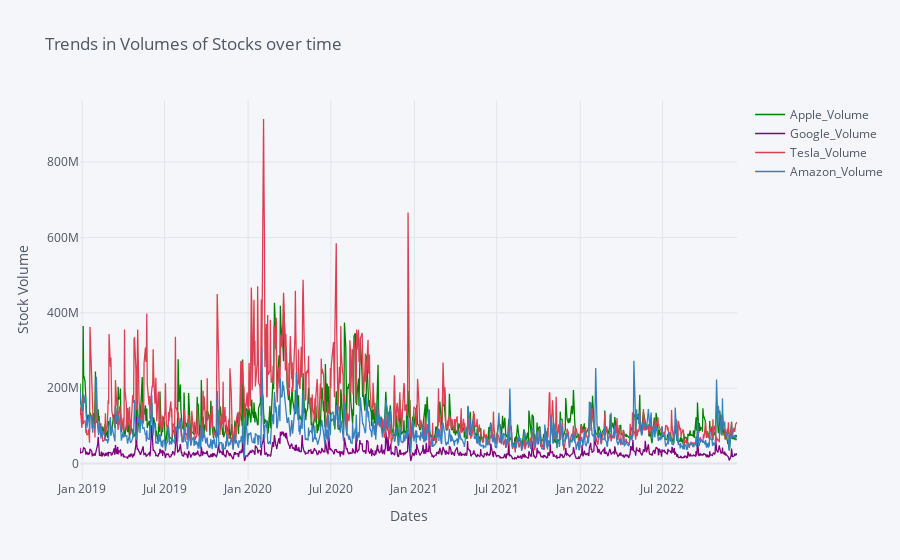

The notebook cell this image was saved under:
### Code cell
final[['Apple_Volume', 'Google_Volume','Tesla_Volume','Amazon_Volume']].iplot(title='Trends in Volumes of Stocks over time', xTitle='Dates',yTitle='Stock Volume',colors=['green','purple','red','blue'])

### Figure 1 — Plotly figure (JSON) as saved in the notebook; plotly's stock layout.template omitted (floating-point values rounded to 4 significant figures; data arrays with more than 128 entries replaced by an {"elided": "..."} marker saying what was removed)
{"data": [{"line": {"color": "rgba(0, 128, 0, 1.0)", "dash": "solid", "shape": "linear", "width": 1.3}, "mode": "lines", "name": "Apple_Volume", "text": "", "type": "scatter", "x": {"elided": "998 str values"}, "y": {"elided": "998 int values"}}, {"line": {"color": "rgba(128, 0, 128, 1.0)", "dash": "solid", "shape": "linear", "width": 1.3}, "mode": "lines", "name": "Google_Volume", "text": "", "type": "scatter", "x": {"elided": "998 str values"}, "y": {"elided": "998 int values"}}, {"line": {"color": "rgba(219, 64, 82, 1.0)", "dash": "solid", "shape": "linear", "width": 1.3}, "mode": "lines", "name": "Tesla_Volume", "text": "", "type": "scatter", "x": {"elided": "998 str values"}, "y": {"elided": "998 int values"}}, {"line": {"color": "rgba(55, 128, 191, 1.0)", "dash": "solid", "shape": "linear", "width": 1.3}, "mode": "lines", "name": "Amazon_Volume", "text": "", "type": "scatter", "x": {"elided": "998 str values"}, "y": {"elided": "998 int values"}}], "layout": {"legend": {"bgcolor": "#F5F6F9", "font": {"color": "#4D5663"}}, "paper_bgcolor": "#F5F6F9", "plot_bgcolor": "#F5F6F9", "title": {"font": {"color": "#4D5663"}, "text": "Trends in Volumes of Stocks over time"}, "xaxis": {"gridcolor": "#E1E5ED", "showgrid": true, "tickfont": {"color": "#4D5663"}, "title": {"font": {"color": "#4D5663"}, "text": "Dates"}, "zerolinecolor": "#E1E5ED"}, "yaxis": {"gridcolor": "#E1E5ED", "showgrid": true, "tickfont": {"color": "#4D5663"}, "title": {"font": {"color": "#4D5663"}, "text": "Stock Volume"}, "zerolinecolor": "#E1E5ED"}}}
